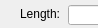
       <widget class="QWidget" name="sectionSquare">
        <property name="geometry">
         <rect>
          <x>0</x>
          <y>0</y>
          <width>98</width>
          <height>28</height>
         </rect>
        </property>
        <attribute name="label">
         <string>Square</string>
        </attribute>
        <widget class="QLineEdit" name="lEditRotationSquare">
         <property name="geometry">
          <rect>
           <x>66</x>
           <y>92</y>
           <width>171</width>
           <height>20</height>
          </rect>
         </property>
        </widget>
        <widget class="QLabel" name="lblLengthSquare">
         <property name="geometry">
          <rect>
           <x>20</x>
           <y>6</y>
           <width>281</width>
           <height>16</height>
          </rect>
         </property>
         <property name="text">
          <string>Length:                                              m</string>
         </property>
        </widget>
        <widget class="QLabel" name="lblXSquare">
         <property name="geometry">
          <rect>
           <x>45</x>
           <y>33</y>
           <width>251</width>
           <height>16</height>
          </rect>
         </property>
         <property name="text">
          <string>x:                                                m</string>
         </property>
        </widget>
        <widget class="QLabel" name="lblYSquare">
         <property name="geometry">
          <rect>
           <x>45</x>
           <y>63</y>
           <width>251</width>
           <height>16</height>
          </rect>
         </property>
         <property name="text">
          <string>y:                                                m</string>
         </property>
        </widget>
        <widget class="QLineEdit" name="lEditLengthSquare">
         <property name="geometry">
          <rect>
           <x>68</x>
           <y>5</y>
           <width>171</width>
           <height>20</height>
          </rect>
         </property>
        </widget>
        <widget class="QLineEdit" name="lEditXSquare">
         <property name="geometry">
          <rect>
           <x>67</x>
           <y>33</y>
           <width>171</width>
           <height>20</height>
          </rect>
         </property>
        </widget>
        <widget class="QLineEdit" name="lEditYSquare">
         <property name="geometry">
          <rect>
           <x>67</x>
           <y>63</y>
           <width>171</width>
           <height>20</height>
          </rect>
         </property>
        </widget>
        <widget class="QLabel" name="lblRotationSquare">
         <property name="geometry">
          <rect>
           <x>10</x>
           <y>92</y>
           <width>301</width>
           <height>16</height>
          </rect>
         </property>
         <property name="text">
          <string>Rotation:                                              deg</string>
         </property>
        </widget>
       </widget>
